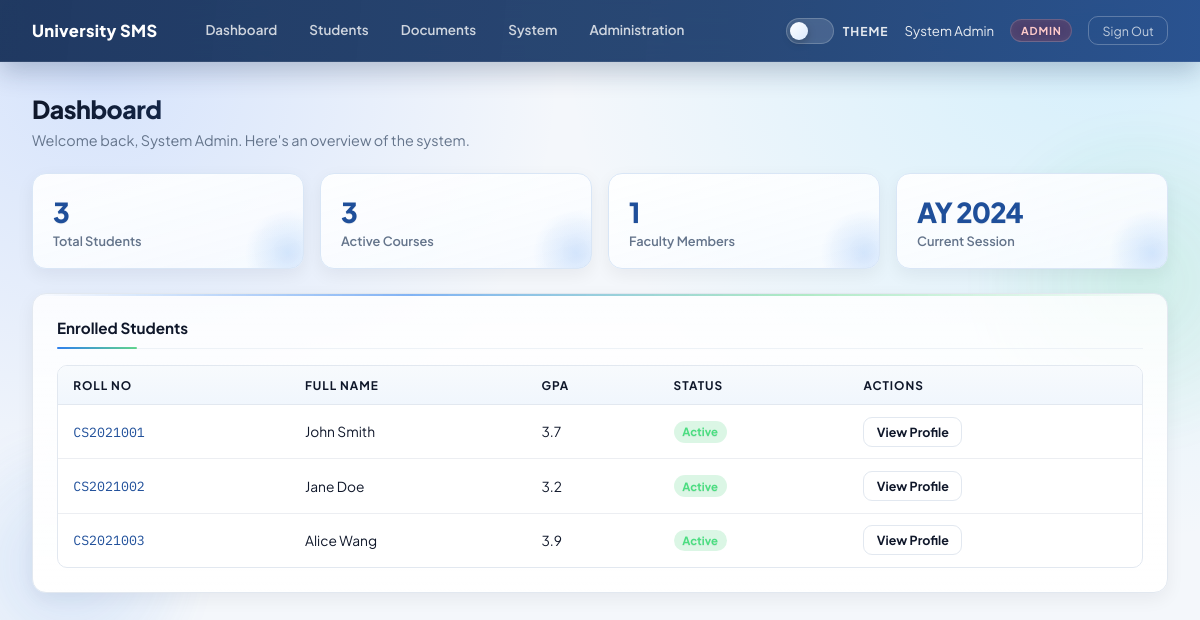
The app's page /dashboard (signed in) with its own data.
### tables this page shows
CREATE TABLE students (
                id          INTEGER PRIMARY KEY AUTOINCREMENT,
                user_id     INTEGER,
                roll_no     TEXT UNIQUE,
                full_name   TEXT,
                dob         TEXT,
                address     TEXT,
                phone       TEXT,
                national_id TEXT,                 -- VULN-07: PII stored unencrypted
                gpa         REAL DEFAULT 0.0,
                financial_aid TEXT
            );

### app.py (the view)
@app.route("/dashboard")
@login_required
def dashboard():
    db = get_db()
    students = db.execute("SELECT * FROM students").fetchall()
    return render_template("dashboard.html",
                           user=session,
                           role=session.get("role"),
                           students=students)

### app.py (called while the page is built)
def login_required(f):
    @wraps(f)
    def decorated(*args, **kwargs):
        if "user_id" not in session:
            return redirect(url_for("login"))
        return f(*args, **kwargs)
    return decorated

def get_db():
    db = getattr(g, "_database", None)
    if db is None:
        db = g._database = sqlite3.connect(DATABASE)
        db.row_factory = sqlite3.Row
    return db

@app.teardown_appcontext
def close_connection(exception):
    db = getattr(g, "_database", None)
    if db is not None:
        db.close()

### templates/dashboard.html (shortened to what this page needs)
{% extends "base.html" %}
{% block content %}
<div class="page-header">
  <h1>Dashboard</h1>
  <p>Welcome back, {{ session.full_name or session.username }}. Here's an overview of the system.</p>
</div>
<div class="stats-grid">
  <div class="stat-box">
    <div class="stat-val">{{ students|length }}</div>
    <div class="stat-label">Total Students</div>
  </div>
  <div class="stat-box">
    <div class="stat-val">3</div>
    <div class="stat-label">Active Courses</div>
  </div>
  <div class="stat-box">
    <div class="stat-val">1</div>
    <div class="stat-label">Faculty Members</div>
  </div>
  <div class="stat-box">
    <div class="stat-val">AY 2024</div>
    <div class="stat-label">Current Session</div>
  </div>
</div>
<div class="card">
  <div class="card-title">Enrolled Students</div>
  <div class="table-wrap">
    <table>
      <thead>
        <tr>
          <th>Roll No</th>
          <th>Full Name</th>
          <th>GPA</th>
          <th>Status</th>
          <th>Actions</th>
        </tr>
      </thead>
      <tbody>
        {% for s in students %}
        <tr>
          <td><span class="mono-sm text-brand">{{ s['roll_no'] }}</span></td>
          <td>{{ s['full_name'] | safe }}</td>
          <td>{{ s['gpa'] }}</td>
          <td><span class="badge badge-green">Active</span></td>
          <td>
            <a href="/student/{{ s['id'] }}" class="btn btn-outline btn-sm">View Profile</a>
          </td>
        </tr>
        {% endfor %}
      </tbody>
    </table>
  </div>
</div>
{% endblock %}

### records on screen
students: roll_no "CS2021001", full_name "John Smith", gpa "3.7"
students: roll_no "CS2021002", full_name "Jane Doe", gpa "3.2"
students: roll_no "CS2021003", full_name "Alice Wang", gpa "3.9"

### other values on screen
{{ session.full_name or session.username }} "System Admin"
{{ session.role }} "ADMIN"
{{ students|length }} "3"
